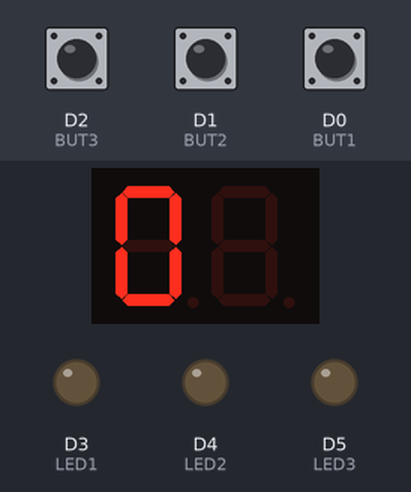
Recording of a sketch running on a simulated ESP8266 (NodeMCU). Shown: 2-digit seven-segment display, output pins drawn as LEDs (lit = HIGH). Wiring (inferred from the names in the program): MAX7219 LED driver: data GPIO 1; clock D8; CS D7. Inputs (shaded band) come from the test bench; at power-on: D1 (BUT2) HIGH, D0 (BUT1) HIGH, D2 (BUT3) HIGH. Pins used as bus, display or sensor lines are not drawn.

Above: at 2.2 s.
2.3 s: D1 (BUT2) pulled LOW for 0.15 s
At 3.6 s:
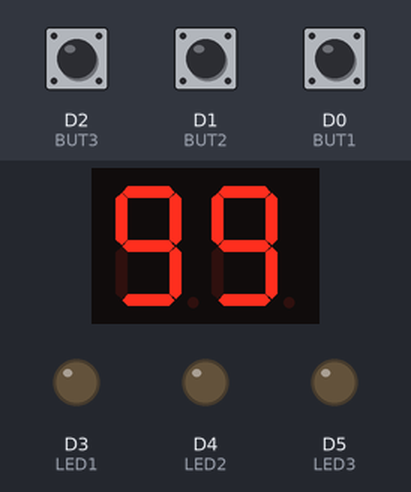
3.9 s: D0 (BUT1) pulled LOW for 0.15 s
At 4.8 s:
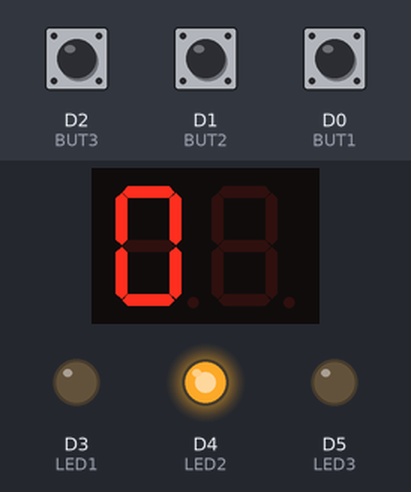
5.5 s: D2 (BUT3) pulled LOW for 1 s
At 6.4 s:
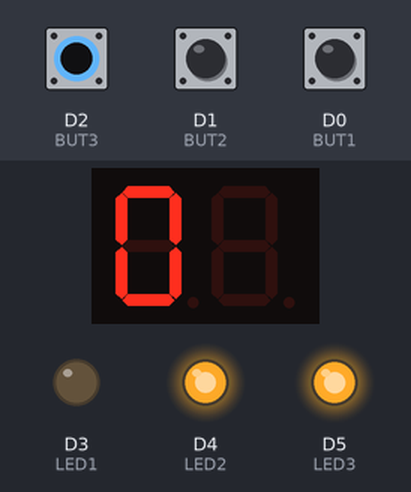
8.0 s: D0 (BUT1) pulled LOW for 1 s
At 8.8 s:
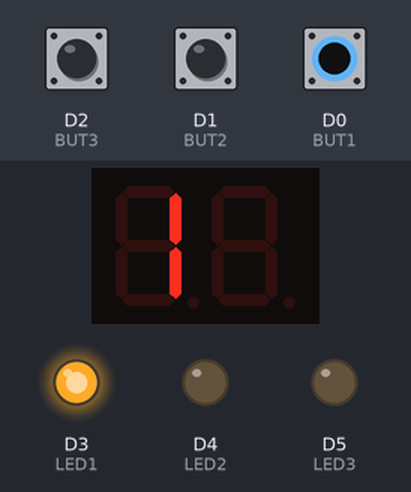
10.5 s: D2 (BUT3) pulled LOW for 3.2 s
At 12.1 s:
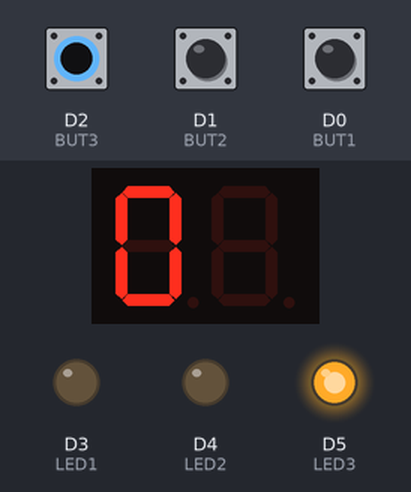
15.2 s: D1 (BUT2) pulled LOW for 1 s
At 15.8 s:
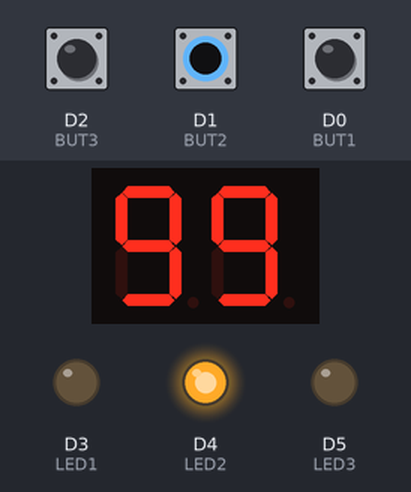
Timing chart, 0 to 18.2 s (numbered marks = the images above; inputs shaded):
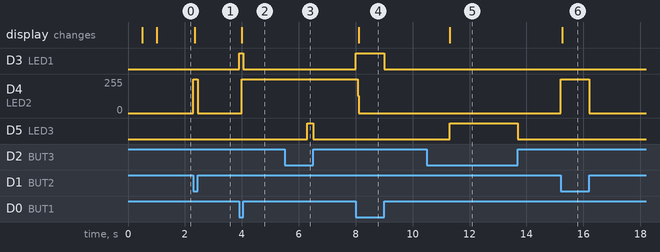

Measured:
- after the input at 2.3 s, D4 (LED2): 0/255 → 255/255 at once, → 0/255 0.15 s later; the display: changes after 0.05 s (image 1)
- after the input at 3.9 s, D3 (LED1): LOW → HIGH at once, → LOW 0.15 s later; D4 (LED2): 0/255 → 252/255 after 0.09 s; the display: changes after 0.09 s (image 2)
- after the input at 5.5 s, D5 (LED3): LOW → HIGH after 0.80 s, → LOW 0.20 s later
- after the input at 8.0 s, D3 (LED1): LOW → HIGH at once, → LOW 1.0 s later; D4 (LED2): 252/255 → 0/255 after 0.07 s; the display: changes after 0.11 s (image 4)
- after the input at 10.5 s, D5 (LED3): LOW → HIGH after 0.80 s, → LOW 2.4 s later; the display: changes after 0.80 s (image 5)
- after the input at 15.2 s, D4 (LED2): 0/255 → 255/255 at once, → 0/255 1.0 s later; the display: changes after 0.05 s (image 6)

The sketch:

pathfound.ino
```cpp
#include <Arduino.h>

const int BUT1 = D0;  // Increment
const int BUT2 = D1;  // Decrement
const int BUT3 = D2;  // Reset (hold 800 ms)

const int LED1 = D3;
const int LED2 = D4;
const int LED3 = D5;

const int DIN_PIN = D10;
const int CLK_PIN = D8;
const int CS_PIN  = D7;

int count = 0;

// Increment debounce
int lastIncReading = HIGH;
int incState = HIGH;
unsigned long lastIncDebounceTime = 0;

// Decrement debounce
int lastDecReading = HIGH;
int decState = HIGH;
unsigned long lastDecDebounceTime = 0;

const unsigned long debounceDelay = 50;

// Timing variables
unsigned long lastBut1Time = 0;
unsigned long lastBut2Time = 0;
unsigned long but3PressStart = 0;

bool resetPerformed = false;

void sendToMax7219(uint8_t opcode, uint8_t data) {
  digitalWrite(CS_PIN, LOW);
  shiftOut(DIN_PIN, CLK_PIN, MSBFIRST, opcode);
  shiftOut(DIN_PIN, CLK_PIN, MSBFIRST, data);
  digitalWrite(CS_PIN, HIGH);
}

void initDisplay() {
  pinMode(DIN_PIN, OUTPUT);
  pinMode(CLK_PIN, OUTPUT);
  pinMode(CS_PIN, OUTPUT);

  digitalWrite(DIN_PIN, LOW);
  digitalWrite(CLK_PIN, LOW);
  digitalWrite(CS_PIN, HIGH);

  sendToMax7219(0x0F, 0x00);
  sendToMax7219(0x0C, 0x01);
  sendToMax7219(0x0B, 0x01);
  sendToMax7219(0x09, 0xFF);
  sendToMax7219(0x0A, 0x08);

  sendToMax7219(1, 0x0F);
  sendToMax7219(2, 0x0F);
}

void clearDisplay() {
  sendToMax7219(1, 0x0F);
  sendToMax7219(2, 0x0F);
}

void showStartupTest() {
  sendToMax7219(1, 8);
  sendToMax7219(2, 8);
  delay(500);

  sendToMax7219(1, 1);
  sendToMax7219(2, 2);
  delay(500);

  clearDisplay();
}

void displayCount(int value) {
  value = constrain(value, 0, 99);

  uint8_t tens = value / 10;
  uint8_t ones = value % 10;

  if (value < 10) {
    sendToMax7219(1, 0x0F);
  } else {
    sendToMax7219(1, tens);
  }

  sendToMax7219(2, ones);
}

void setup() {
  pinMode(BUT1, INPUT_PULLUP);
  pinMode(BUT2, INPUT_PULLUP);
  pinMode(BUT3, INPUT_PULLUP);

  pinMode(LED1, OUTPUT);
  pinMode(LED2, OUTPUT);
  pinMode(LED3, OUTPUT);

  initDisplay();
  showStartupTest();
  displayCount(count);
}

void loop() {
  unsigned long now = millis();

  int but1Reading = digitalRead(BUT1);
  int but2Reading = digitalRead(BUT2);
  int but3Reading = digitalRead(BUT3);

  // LED1 and LED2 follow button presses
  digitalWrite(LED1, but1Reading == LOW);
  digitalWrite(LED2, but2Reading == LOW);

  // --------------------
  // BUT3 hold-to-reset
  // --------------------
  if (but3Reading == LOW) {
    if (but3PressStart == 0) {
      but3PressStart = now;
      resetPerformed = false;
    }

    if ((now - but3PressStart) >= 800) {
      digitalWrite(LED3, HIGH);

      if (!resetPerformed) {
        count = 0;
        displayCount(count);
        resetPerformed = true;
      }
    } else {
      digitalWrite(LED3, LOW);
    }
  } else {
    but3PressStart = 0;
    resetPerformed = false;
    digitalWrite(LED3, LOW);
  }

  // --------------------
  // Increment (BUT1)
  // --------------------
  if (but1Reading != lastIncReading) {
    lastIncDebounceTime = now;
  }

  if ((now - lastIncDebounceTime) > debounceDelay) {
    if (but1Reading != incState) {
      incState = but1Reading;

      if (incState == LOW) {
        count = (count + 1) % 100;
        displayCount(count);
        lastBut1Time = now;
      }
    }
  }

  lastIncReading = but1Reading;

  // --------------------
  // Decrement (BUT2)
  // --------------------
  if (but2Reading != lastDecReading) {
    lastDecDebounceTime = now;
  }

  if ((now - lastDecDebounceTime) > debounceDelay) {
    if (but2Reading != decState) {
      decState = but2Reading;

      if (decState == LOW) {
        if (count > 0) {
          count--;
        } else {
          count = 99;
        }

        displayCount(count);
        lastBut2Time = now;
      }
    }
  }

  lastDecReading = but2Reading;

  // --------------------
  // LED2 bonus indicator
  // --------------------
  unsigned long diff =
      (lastBut1Time > lastBut2Time)
          ? (lastBut1Time - lastBut2Time)
          : (lastBut2Time - lastBut1Time);

  if (lastBut1Time != 0 &&
      lastBut2Time != 0 &&
      diff <= 2000) {
    digitalWrite(LED2, HIGH);
  }
}
```
